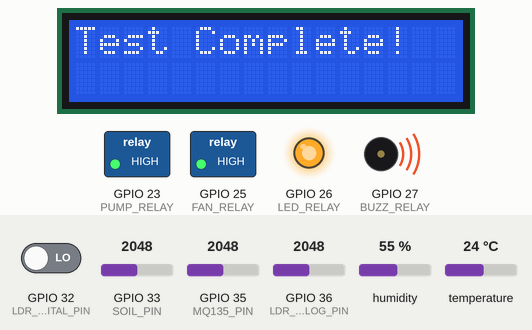
This sketch was run on a simulated ESP32. Shown: 16×2 character LCD, switched loads named in the sketch (green lamp = pin HIGH), output pins drawn as LEDs (lit = HIGH), buzzer (waves = sounding, pin HIGH). The inputs (shaded band) are chosen by the test bench; at power-on: GPIO 33 (SOIL_PIN) = 2048, GPIO 36 (LDR_ANALOG_PIN) = 2048, GPIO 35 (MQ135_PIN) = 2048, GPIO 32 (LDR_DIGITAL_PIN) LOW, humidity 55 %, temperature 24 °C. WiFi joins after 1.5 s; servers stay silent unless stated; what the sketch prints to the serial monitor is not drawn.

Above: at 3.2 s.
At 4.8 s:
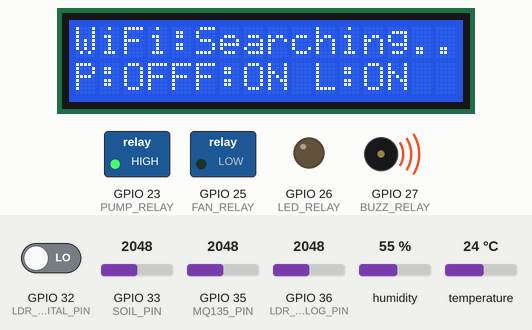
4.9 s: GPIO 33 (SOIL_PIN) set to 3065
6.7 s: GPIO 33 (SOIL_PIN) set to 3161
At 7.5 s:
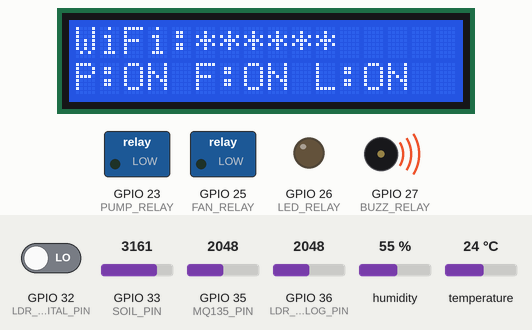
8.7 s: GPIO 36 (LDR_ANALOG_PIN) set to 3671
10.4 s: GPIO 36 (LDR_ANALOG_PIN) set to 3772
At 11.4 s:
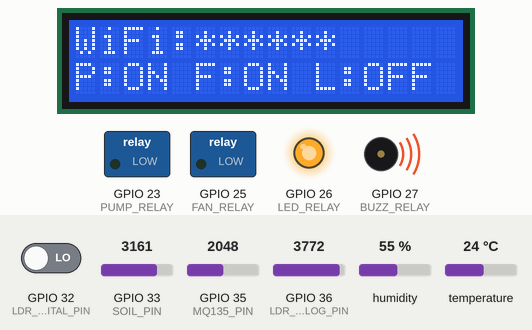
12.2 s: GPIO 35 (MQ135_PIN) set to 642
13.9 s: GPIO 35 (MQ135_PIN) set to 552
At 15.2 s:
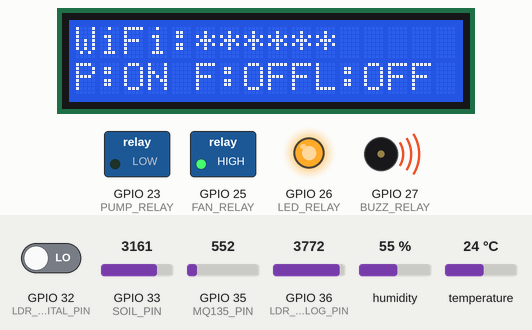
Timing chart, 0 to 16.7 s (numbered marks = the images above; inputs shaded):
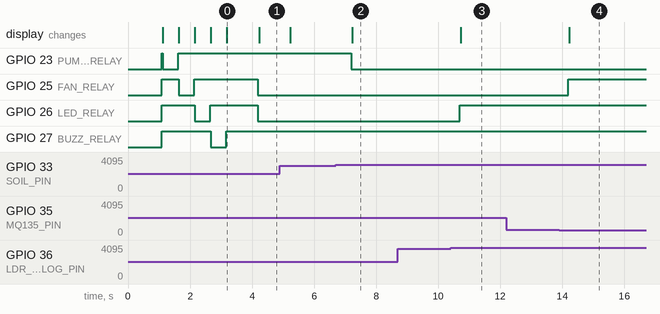

The sketch:

Code.ino
```cpp
// 📘 1. Blynk Cloud Credentials
#define BLYNK_TEMPLATE_ID "TMPL6i1O063MX"
#define BLYNK_TEMPLATE_NAME "MushCare Smart Farm"
#define BLYNK_AUTH_TOKEN "cTnY0xmhE6fBFXVqzf8EkCHM1TgW21IR"
#define BLYNK_PRINT Serial

#include <WiFi.h>
#include <WiFiMulti.h>
#include <BlynkSimpleEsp32.h>
#include <Adafruit_Sensor.h>
#include <DHT.h>
#include <Wire.h>
#include <LiquidCrystal_I2C.h>

// 📘 2. Hardware Pin Definitions
#define DHTPIN 15
#define DHTTYPE DHT22
#define SOIL_PIN 33
#define LDR_DIGITAL_PIN 32
#define LDR_ANALOG_PIN 36
#define MQ135_PIN 35

// 📺 Display I2C Pins
#define I2C_SDA 21
#define I2C_SCL 22

#define PUMP_RELAY 23
#define FAN_RELAY 25
#define LED_RELAY 26
#define BUZZ_RELAY 27

// 📘 3. Biological Thresholds
const int MOISTURE_DRY = 40;
const int MOISTURE_OPTIMAL = 65;
const float TEMP_HOT = 30.0;
const float TEMP_COOL = 28.5;
const int CO2_HIGH = 800;
const int CO2_NORMAL = 600;
const float ALARM_TEMP = 35.0;

// 📘 Light Sensor Calibration
const int DARKNESS_SIGNAL = HIGH;
const int ANALOG_DARK_THRESHOLD = 3700;

// 📘 4. Objects & Global Variables
DHT dht(DHTPIN, DHTTYPE);
BlynkTimer timer;
WiFiMulti wifiMulti;

// ⚠️ LCD ADDRESS FIX: If the screen is blank, change 0x27 to 0x3F below:
LiquidCrystal_I2C lcd(0x27, 16, 2);

const int AirValue = 3830;
const int WaterValue = 2050;

int isAutoMode = 1;
float currentHumidity = 0.0;
float currentTempC = 0.0;

// FreeRTOS Task Handle for WiFi
TaskHandle_t wifiTask;

// ---------------------------------------------------
// ☁️ Phase A: Blynk Manual Override Functions
// ---------------------------------------------------
BLYNK_WRITE(V4) {
  isAutoMode = param.asInt();
  if (isAutoMode == 1) {
    Serial.println("🌐 CLOUD: System set to AUTO.");
  } else {
    Serial.println("🌐 CLOUD: System set to MANUAL.");
    digitalWrite(PUMP_RELAY, HIGH);
    digitalWrite(FAN_RELAY, HIGH);
    digitalWrite(LED_RELAY, HIGH);
  }
}
BLYNK_WRITE(V5) { if (isAutoMode == 0) digitalWrite(PUMP_RELAY, param.asInt() == 1 ? LOW : HIGH); }
BLYNK_WRITE(V6) { if (isAutoMode == 0) digitalWrite(FAN_RELAY, param.asInt() == 1 ? LOW : HIGH); }
BLYNK_WRITE(V7) { if (isAutoMode == 0) digitalWrite(LED_RELAY, param.asInt() == 1 ? LOW : HIGH); }

// ---------------------------------------------------
// 🌡️ Phase B: Slow Sensor Routine (Every 2 Seconds)
// ---------------------------------------------------
void readSlowSensors() {
  float h = dht.readHumidity();
  float t = dht.readTemperature();

  if (!isnan(h) && !isnan(t)) {
    currentHumidity = h;
    currentTempC = t;
    if (Blynk.connected()) {
      Blynk.virtualWrite(V0, currentTempC);
      Blynk.virtualWrite(V1, currentHumidity);
    }
  }
}

// ---------------------------------------------------
// 🧠 Phase C: Fast Sensor & AI Routine (Every 0.5 Seconds)
// ---------------------------------------------------
void runMushCareRoutine() {
  int rawMoistureValue = analogRead(SOIL_PIN);
  int moisturePercent = constrain(map(rawMoistureValue, AirValue, WaterValue, 0, 100), 0, 100);
  int rawGasValue = analogRead(MQ135_PIN);

  int digitalLightState = digitalRead(LDR_DIGITAL_PIN);
  int analogLightValue = analogRead(LDR_ANALOG_PIN);

  if (Blynk.connected()) {
    Blynk.virtualWrite(V2, moisturePercent);
    Blynk.virtualWrite(V3, rawGasValue);
  }

  // ⚡ INSTANT AI AUTONOMOUS LOGIC
  if (isAutoMode == 1) {
    if (moisturePercent <= MOISTURE_DRY) { digitalWrite(PUMP_RELAY, LOW); } else if (moisturePercent >= MOISTURE_OPTIMAL) { digitalWrite(PUMP_RELAY, HIGH); }
    if (currentTempC >= TEMP_HOT || rawGasValue >= CO2_HIGH) { digitalWrite(FAN_RELAY, LOW); } else if (currentTempC <= TEMP_COOL && rawGasValue < CO2_NORMAL) { digitalWrite(FAN_RELAY, HIGH); }
    if ((digitalLightState == DARKNESS_SIGNAL) || (analogLightValue < ANALOG_DARK_THRESHOLD)) { digitalWrite(LED_RELAY, LOW); } else { digitalWrite(LED_RELAY, HIGH); }
  }

  if (currentTempC >= ALARM_TEMP) { digitalWrite(BUZZ_RELAY, LOW); } else { digitalWrite(BUZZ_RELAY, HIGH); }

  // ---------------------------------------------------
  // 📺 LCD Screen Formatting
  // ---------------------------------------------------
  String wifiDisplay = "";
  if (WiFi.status() == WL_CONNECTED) { wifiDisplay = WiFi.SSID(); }
  else { wifiDisplay = "Searching..."; }

  String row0 = "WiFi:" + wifiDisplay;
  while(row0.length() < 16) { row0 += " "; }
  if(row0.length() > 16) { row0 = row0.substring(0, 16); }

  String pState = (digitalRead(PUMP_RELAY) == LOW) ? "ON " : "OFF";
  String fState = (digitalRead(FAN_RELAY) == LOW) ? "ON " : "OFF";
  String lState = (digitalRead(LED_RELAY) == LOW) ? "ON " : "OFF";

  String row1 = "P:" + pState + "F:" + fState + "L:" + lState;
  while(row1.length() < 16) { row1 += " "; }

  lcd.setCursor(0, 0); lcd.print(row0);
  lcd.setCursor(0, 1); lcd.print(row1);

  // Serial Debug Print
  Serial.print("Hum: "); Serial.print(currentHumidity); Serial.print("% | Temp: "); Serial.print(currentTempC); Serial.println("°C");
  Serial.print("Moist: "); Serial.print(moisturePercent); Serial.print("% | CO2: "); Serial.print(rawGasValue);
  Serial.print(" | Dig. LDR: "); Serial.print(digitalLightState); Serial.print(" | Ana. LDR: "); Serial.println(analogLightValue);

  Serial.println("\n+--- LCD SCREEN ---+");
  Serial.println("|" + row0 + "|");
  Serial.println("|" + row1 + "|");
  Serial.println("+------------------+\n");
}

// ---------------------------------------------------
// 🌐 Phase D: Core 0 Background WiFi Task
// ---------------------------------------------------
void keepWiFiAlive(void * parameter) {
  for(;;) {
    if (WiFi.status() != WL_CONNECTED) {
      wifiMulti.run(); // This blocks Core 0, but Core 1 keeps farming!
    }
    vTaskDelay(5000 / portTICK_PERIOD_MS); // Wait 5 seconds before checking again
  }
}

// ---------------------------------------------------
// ⚙️ Phase E: System Setup (Runs Instantly)
// ---------------------------------------------------
void setup() {
  Serial.begin(115200);
  Serial.println("MushCare: Booting IoT Core with Sensor Redundancy...");

  Wire.begin(I2C_SDA, I2C_SCL);
  lcd.init();
  lcd.backlight();
  lcd.setCursor(0, 0); lcd.print("MushCare OS v2.0");
  lcd.setCursor(0, 1); lcd.print("Booting System..");
  delay(1000);

  pinMode(SOIL_PIN, INPUT); pinMode(LDR_DIGITAL_PIN, INPUT); pinMode(MQ135_PIN, INPUT);
  pinMode(PUMP_RELAY, OUTPUT); pinMode(FAN_RELAY, OUTPUT); pinMode(LED_RELAY, OUTPUT); pinMode(BUZZ_RELAY, OUTPUT);

  digitalWrite(PUMP_RELAY, HIGH); digitalWrite(FAN_RELAY, HIGH);
  digitalWrite(LED_RELAY, HIGH); digitalWrite(BUZZ_RELAY, HIGH);

  // INSTANT HARDWARE SELF TEST
  lcd.clear(); lcd.setCursor(0, 0); lcd.print("Hardware Test:");

  lcd.setCursor(0, 1); lcd.print("Testing Pump... ");
  digitalWrite(PUMP_RELAY, LOW); delay(500); digitalWrite(PUMP_RELAY, HIGH); Serial.println("Pump... OK");

  lcd.setCursor(0, 1); lcd.print("Testing Fan...  ");
  digitalWrite(FAN_RELAY, LOW); delay(500); digitalWrite(FAN_RELAY, HIGH); Serial.println("Fan... OK");

  lcd.setCursor(0, 1); lcd.print("Testing LED...  ");
  digitalWrite(LED_RELAY, LOW); delay(500); digitalWrite(LED_RELAY, HIGH); Serial.println("LED... OK");

  lcd.setCursor(0, 1); lcd.print("Testing Buzzer..");
  digitalWrite(BUZZ_RELAY, LOW); delay(500); digitalWrite(BUZZ_RELAY, HIGH); Serial.println("Buzzer... OK");

  lcd.clear(); lcd.setCursor(0,0); lcd.print("Test Complete!");
  delay(500);

  // START SENSORS
  dht.begin();
  WiFi.mode(WIFI_STA);

  // ADD WIFI NETWORKS
  wifiMulti.addAP("******", "******");
  wifiMulti.addAP("******", "******");
  wifiMulti.addAP("******", "******");
  wifiMulti.addAP("******", "******");

  Blynk.config(BLYNK_AUTH_TOKEN);

  timer.setInterval(2000L, readSlowSensors);
  timer.setInterval(500L, runMushCareRoutine);

  // 🔥 THESIS UPGRADE: Assign WiFi to Core 0 so it never freezes the system!
  xTaskCreatePinnedToCore(
    keepWiFiAlive,   // Function to run
    "wifiTask",      // Task name
    4096,            // Stack size
    NULL,            // Parameters
    1,               // Priority
    &wifiTask,       // Task handle
    0                // Pin to Core 0 (Background)
  );
}

// ---------------------------------------------------
// 🔄 Phase F: High-Speed Loop Core (Runs on Core 1)
// ---------------------------------------------------
void loop() {
  timer.run(); // Keeps sensors and relays running instantly

  // Only process cloud data if WiFi is currently healthy
  if (WiFi.status() == WL_CONNECTED) {
    Blynk.run();
  }
}
```

Measured:
- the behaviour switches between 3100 and 3101 on GPIO 33 (SOIL_PIN) (found by bisection; images 1 and 2)
- the behaviour switches between 3699 and 3700 on GPIO 36 (LDR_ANALOG_PIN) (found by bisection; images 2 and 3)
- the behaviour switches between 600 and 599 on GPIO 35 (MQ135_PIN) (found by bisection; images 3 and 4)
- after the input at 6.7 s, GPIO 23 (PUMP_RELAY): HIGH → LOW after 0.49 s; the display: changes after 0.53 s (image 2)
- after the input at 8.7 s, every drawn part: stays the same
- after the input at 10.4 s, GPIO 26 (LED_RELAY): LOW → HIGH after 0.29 s; the display: changes after 0.33 s (image 3)
- after the input at 12.2 s, every drawn part: stays the same
- after the input at 13.9 s, GPIO 25 (FAN_RELAY): LOW → HIGH after 0.29 s; the display: changes after 0.33 s (image 4)
- what the display in image 0 shows lasts 1.0 s, from 3.2 s to 4.2 s
